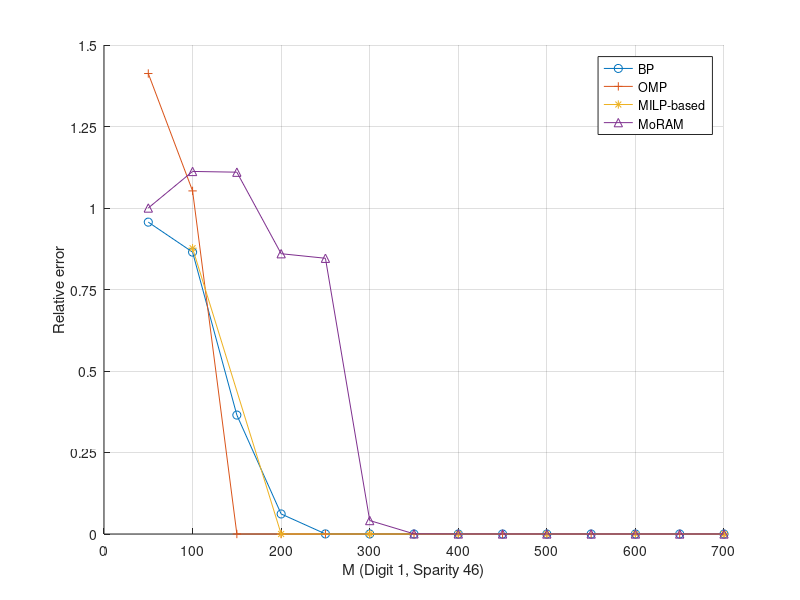
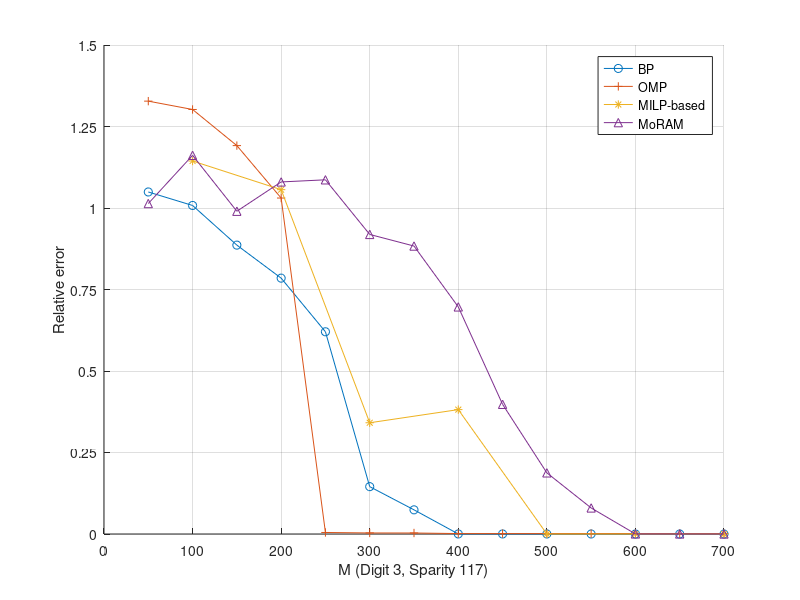
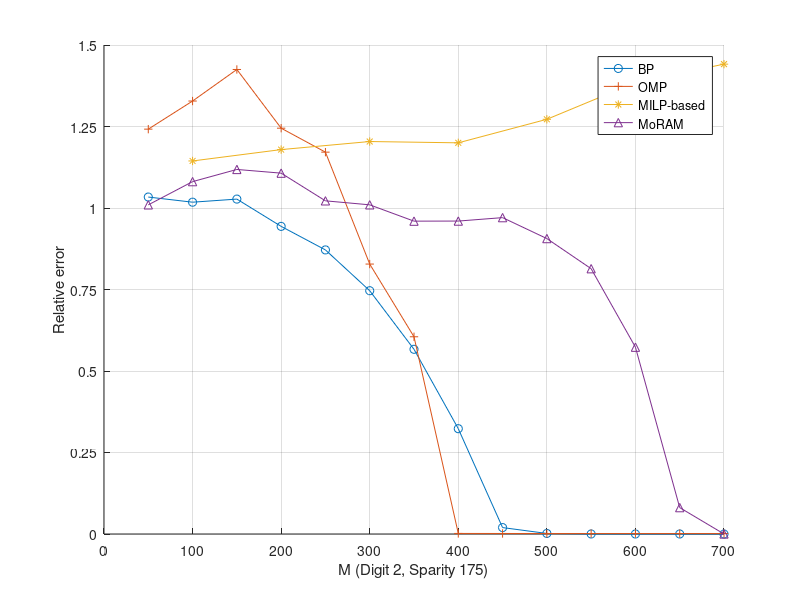

Recreate these plots in MATLAB, in order.
load("Methods.mat")
load("saved_files5.mat")
x_M0 = 50:50:700;
x_M1 = 100:100:700;
figure
set(gcf, 'Position', [100, 100, 600, 300]);
hold on
plot(x_M0, error_BP(1,:), '-o')
plot(x_M0, error_OMP(1,:), '-+')
plot(x_M1, error_list(1,:), '-*')
plot(x_M0, error_MoRAM(1,:), '-^')
xlabel("M (Digit 1, Sparity 46)")
ylabel("Relative error")
legend("BP","OMP","MILP-based","MoRAM")
grid on
ylim([0, 1.5])
yticks(0:0.25:1.5)

figure
set(gcf, 'Position', [100, 100, 600, 300]);
hold on
plot(x_M0, error_BP(2,:), '-o')
plot(x_M0, error_OMP(2,:), '-+')
plot(x_M1, error_list(2,:), '-*')
plot(x_M0, error_MoRAM(2,:), '-^')

xlabel("M (Digit 3, Sparity 117)")
ylabel("Relative error")
legend("BP","OMP","MILP-based","MoRAM")
grid on
ylim([0, 1.5])
yticks(0:0.25:1.5)

figure
set(gcf, 'Position', [100, 100, 600, 300]);
hold on
plot(x_M0, error_BP(3,:), '-o')
plot(x_M0, error_OMP(3,:), '-+')
plot(x_M1, error_list(3,:), '-*')
plot(x_M0, error_MoRAM(3,:), '-^')
xlabel("M (Digit 2, Sparity 175)")
ylabel("Relative error")
legend("BP","OMP","MILP-based","MoRAM")
grid on
ylim([0, 1.5])
yticks(0:0.25:1.5)